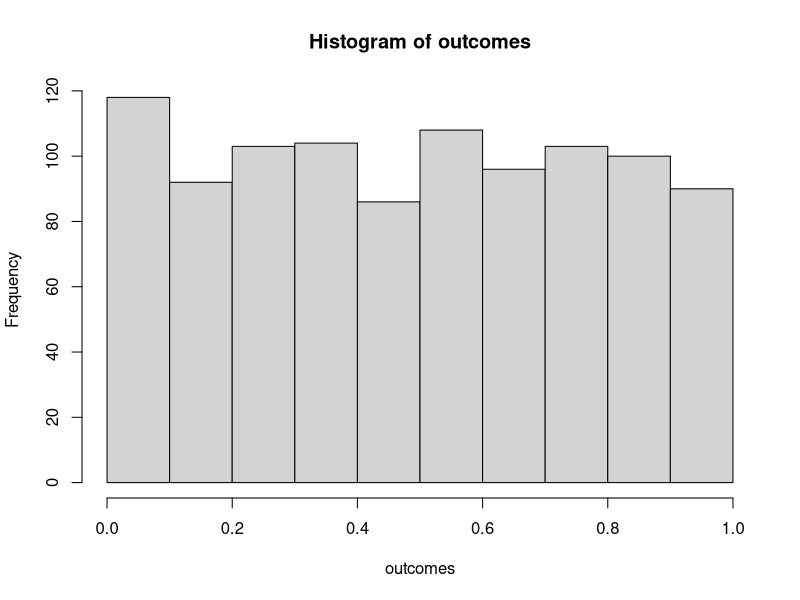
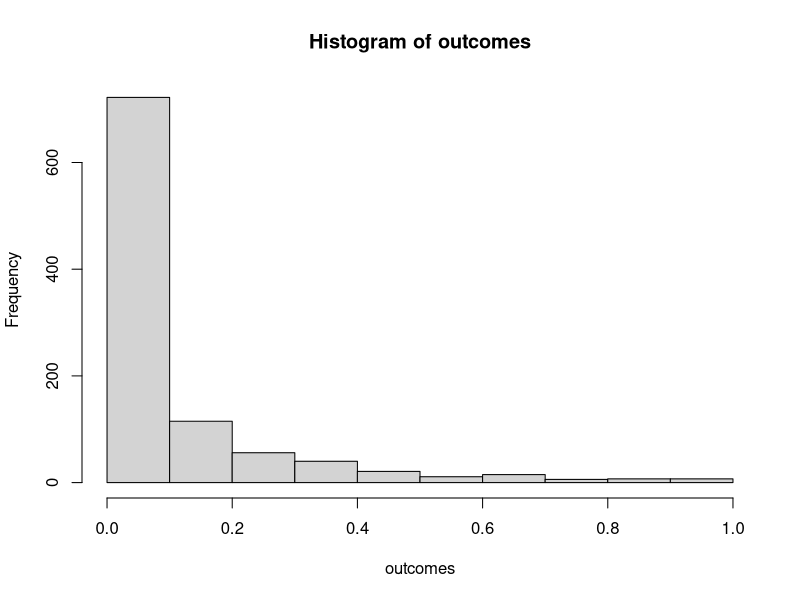
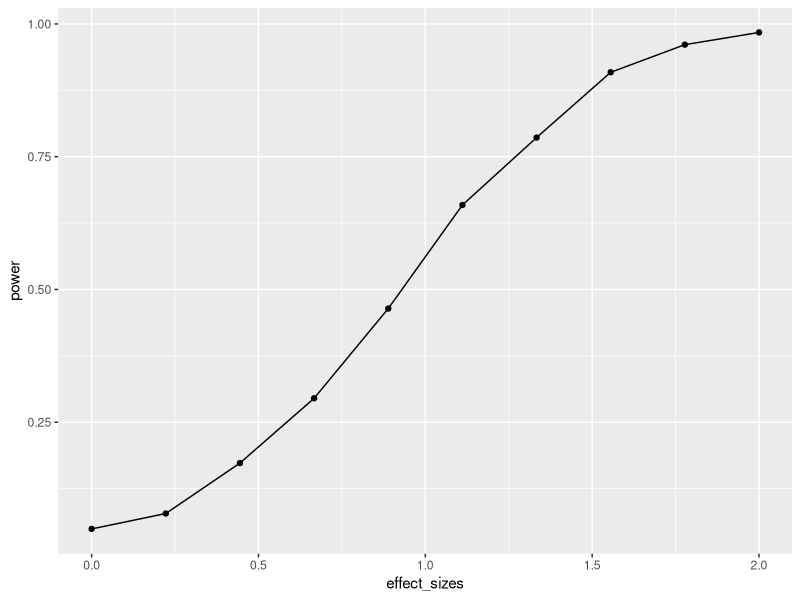
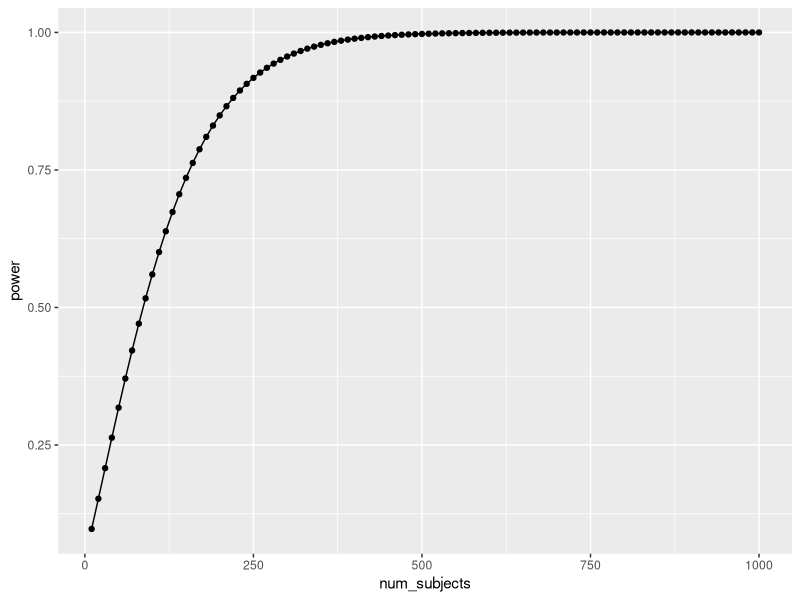
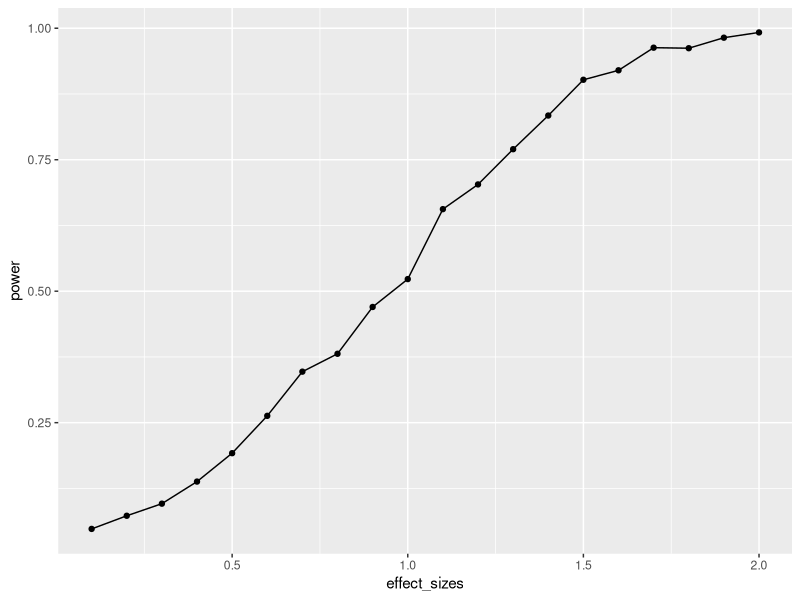

The R source for these figures, in order:
## ---- chunk 1
# samples A and B come from the same normal distribution
A <- rnorm(n=10,mean=10, sd=5)
B <- rnorm(n=10,mean=10, sd=5)
## ---- chunk 2
# let's run the t-test for this one pretend simulation
t.test(A,B,var.equal=TRUE)
## ---- chunk 3
# let's explore using lm() to ask the same question
Outcome <- c(A, B)
group <- factor(rep(c("A","B"), each=10))
summary(lm(Outcome ~ group))
## ---- chunk 4
# running the simulation
# everytime we run this function we do one simulated experiment and return the p-value
sim_null <- function(){
  A <- rnorm(n=10,mean=10, sd=5)
  B <- rnorm(n=10,mean=10, sd=5)
  return(t.test(A,B,var.equal=TRUE)$p.value)
}

# use replicate to run the sim many times
outcomes <- replicate(1000,sim_null())

# plot the null-distribution of p-values
hist(outcomes)

# proportion of simulated experiments that had a p-value less than .05
length(outcomes[outcomes<.05])/1000

## ---- chunk 5
#Example of a single test
A <- rnorm(n=10,mean=10, sd=5)
B <- rnorm(n=10,mean=15, sd=5)
t.test(A,B,var.equal=TRUE)

# simulations: make the mean for B 15 (5 more than A)
sim_alternative <- function(){
  A <- rnorm(n=10,mean=10, sd=5)
  B <- rnorm(n=10,mean=15, sd=5)
  return(t.test(A,B,var.equal=TRUE)$p.value)
}

# use replicate to run the sim many times
outcomes <- replicate(1000,sim_alternative())

# plot the distribution of p-values
hist(outcomes)

# proportion of simulated experiments had a p-value less than .05
length(outcomes[outcomes<.05])/1000
## ---- chunk 6
library(pwr)
?pwr.t.test
# Your answer here
A <- rnorm(n=10,mean=10, sd=5)
B <- rnorm(n=10,mean=15, sd=5)
t.test(A,B,var.equal=TRUE)
pwr.t.test(n = 10, d = 1, sig.level = 0.05, power = NULL, 
    type = c("two.sample"),
    alternative = c("two.sided"))
## ---- chunk 7
# function to run a simulated t-test
sim_power <- function(x){
  A <- rnorm(n=10, mean=0, sd=1)
  B <- rnorm(n=10, mean=(0+x), sd=1)
  return(t.test(A,B, var.equal=TRUE)$p.value)
}
## ---- chunk 8
#----- edit for answer (a) below
effect_sizes <- seq(0,2,length.out=10)
#effect_sizes <- seq(.1,2,.1)
## ---- chunk 9

#now the code below takes each value in the effect_sizes vector
#calculates power for each effect size value 
# and then plots it

power <- c()  # empty vector to store results

for(i in 1:length(effect_sizes)) {
  sims <- replicate(1000, sim_power(effect_sizes[i]))
  power[i] <- length(sims[sims<.05])/length(sims)
}

plot_df <- data.frame(effect_sizes,power)

library(ggplot2)
ggplot(plot_df, aes(x=effect_sizes,
                    y=power))+
  geom_point()+
  geom_line()
## ---- chunk 10
num_subjects <- seq(10,1000,10)
## ---- chunk 11
#Your answer here
power <- c()
for (i in 1:length(num_subjects)) {
 power[i] <- pwr.t.test(n = num_subjects[i], d = 0.3, sig.level = 0.05,
                        type = "two.sample", alternative = "two.sided")$power
}
#power

## ---- chunk 12
plot_df <- data.frame(num_subjects,power)

#library(ggplot2)
ggplot(plot_df, aes(x=num_subjects,
                    y=power))+
  geom_point()+
  geom_line()
## ---- chunk 13
# function to run a simulated t-test
sim_power <- function(x){
  A <- rnorm(n=10,mean=0, sd=1)
  B <- rnorm(n=10,mean=(0+x), sd=1)
  return(t.test(A,B,var.equal=TRUE)$p.value)
}

# vector of effect sizes
effect_sizes <- seq(.1,2,.1)

# run simulation for each effect size 1000 times
# (this is an alternate way to do what loops were doing)
power <- sapply(effect_sizes, 
          FUN = function(x) {
            sims <- replicate(1000,sim_power(x))
            sim_power <- length(sims[sims<.05])/length(sims)
            return(sim_power)})
# combine into dataframe
plot_df <- data.frame(effect_sizes,power)

# plot the power curve
ggplot(plot_df, aes(x=effect_sizes,
                    y=power))+
  geom_point()+
  geom_line()
